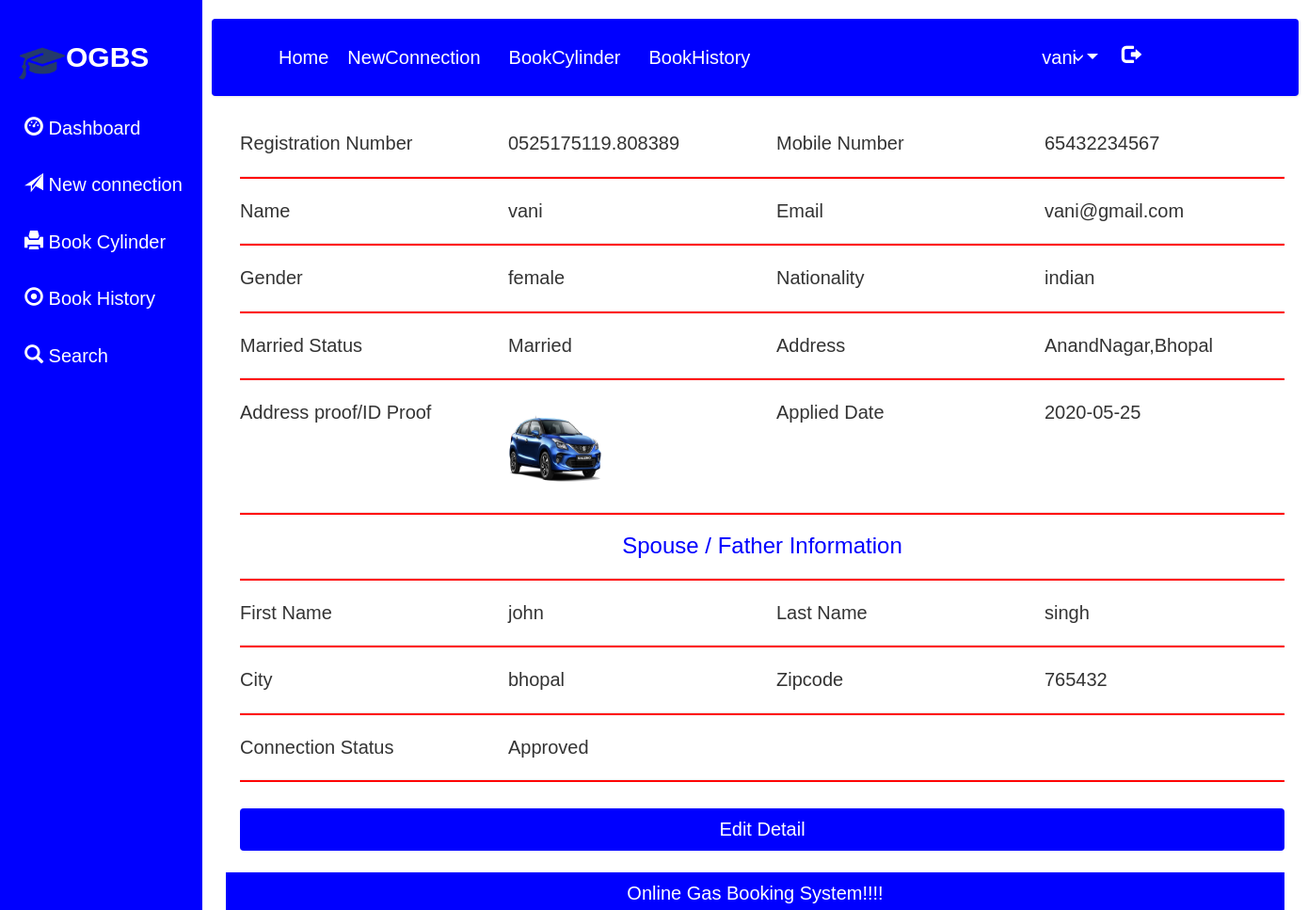
Page /view_connection (signed in) on the committed database.
### gasbooking/models.py (models this page shows, shortened)
class Newconnection(models.Model):
    user=models.ForeignKey(Registration,on_delete=models.CASCADE, null=True)
    gen=models.CharField(max_length=100,null=True)
    nationality=models.CharField(max_length=100,null=True)
    merriedstatus=models.CharField(max_length=100,null=True)
    address=models.CharField(max_length=100,null=True)
    related=models.CharField(max_length=100,null=True)
    fname=models.CharField(max_length=100,null=True)
    lname=models.CharField(max_length=100,null=True)
    city=models.CharField(max_length=100,null=True)
    connection=models.CharField(max_length=100,null=True)
    registration=models.CharField(max_length=100,null=True)
    date=models.CharField(max_length=100,null=True)
    zipcode=models.CharField(max_length=100,null=True)
    img=models.FileField(null=True)
    cost=models.CharField(max_length=100,null=True)
    status=models.CharField(max_length=100,null=True)

class Registration(models.Model):
    user=models.ForeignKey(User,on_delete=models.CASCADE, null=True)
    mobile=models.CharField(max_length=100,null=True)

### gasbooking/views.py (the view)
# urls.py: path('view_connection',View_connection,name='view_connection'),
def View_connection(request):
    if not request.user.is_authenticated:
        return redirect('login')
    user=User.objects.get(id=request.user.id)
    data=Registration.objects.get(user=user)
    data1=Newconnection.objects.filter(user=data)
    d={'data1':data1}
    return render(request,'view_connection.html',d)

### gasbooking/templates/view_connection.html (shortened to what this page needs)
{% extends 'user_nav.html' %}
{% load static %}
{% block body %}
<link rel="stylesheet" href="https://use.fontawesome.com/releases/v5.7.0/css/all.css">
<div class="container">
    <div class="row">
        <div class="col-md-3">
            Registration Number
        </div>
        {% for i in data1 %}
        <div class="col-md-3">
            {{i.registration}}
        </div>
        {% endfor %}
         <div class="col-md-3">
            Mobile Number
        </div>
        {% for i in data1 %}
        <div class="col-md-3">
            {{i.user.mobile}}
        </div>
        {% endfor %}
    </div>
    <hr style="background-color:red;height:2px;color:red">
    <div class="row">
        <div class="col-md-3">
            Name
        </div>
        <div class="col-md-3">
            {{request.user.username}}
        </div>
         <div class="col-md-3">
           Email
        </div>
        <div class="col-md-3">
            {{request.user.email}}
        </div>
</div>
    <hr style="background-color:red;height:2px;color:red">
     <div class="row">
        <div class="col-md-3">
          Gender
        </div>
        {% for i in data1 %}
        <div class="col-md-3">
            {{i.gen}}
        </div>
        {% endfor %}
        <div class="col-md-3">
          Nationality
        </div>
        {% for i in data1 %}
        <div class="col-md-3">
            {{i.nationality}}
        </div>
	{% endfor %}
</div>
    <hr style="background-color:red;height:2px;color:red">
     <div class="row">
        <div class="col-md-3">
           Married Status
        </div>
        {% for i in data1 %}
        <div class="col-md-3">
            {{i.merriedstatus}}
        </div>
        {% endfor %}
        <div class="col-md-3">
          Address
        </div>
        {% for i in data1 %}
        <div class="col-md-3">
            {{i.address}}
        </div>
	{% endfor %}
</div>
    <hr style="background-color:red;height:2px;color:red">
<div class="row">
        <div class="col-md-3">
         Address proof/ID Proof
        </div>
        {% for i in data1 %}
        <div class="col-md-3">
           <img src="{{i.img.url}}" style="width:100px;height:100px">
        </div>
        {% endfor %}
        <div class="col-md-3">
          Applied Date
        </div>
        {% for i in data1 %}
        <div class="col-md-3">
            {{i.date}}
        </div>
	{% endfor %}
</div>
    <hr style="background-color:red;height:2px;color:red">
<h3 style="color:Blue;font-size:5px bold" align="center"> Spouse / Father Information</h3>
       <hr style="background-color:red;height:2px;color:red">
  <div class="row">
        <div class="col-md-3">
        First Name
        </div>
        {% for i in data1 %}
        <div class="col-md-3">
            {{i.fname}}
        </div>
        {% endfor %}
        <div class="col-md-3">
          Last Name
        </div>
        {% for i in data1 %}
        <div class="col-md-3">
            {{i.lname}}
        </div>
	{% endfor %}
</div>
    <hr style="background-color:red;height:2px;color:red">
  <div class="row">
        <div class="col-md-3">
       City
        </div>
        {% for i in data1 %}
        <div class="col-md-3">
            {{i.city}}
        </div>
        {% endfor %}
        <div class="col-md-3">
        Zipcode
        </div>
        {% for i in data1 %}
        <div class="col-md-3">
            {{i.zipcode}}
        </div>
	{% endfor %}
</div>
    <hr style="background-color:red;height:2px;color:red">
  <div class="row">
        <div class="col-md-3">
      Connection Status
        </div>
        {% for i in data1 %}
        <div class="col-md-3">
            {{i.connection}}
        </div>
        {% endfor %}
  </div>
       <hr style="background-color:red;height:2px;color:red">
          <button  style="background-color:blue" > <a href="{% url 'edit_connection' %}" style="color:white">Edit Detail</a></button>
</div>
<div class="footer" align="center" style=" margin-top:15px; background-color:blue; height:40px;color:white; padding:8px;">
    Online Gas Booking System!!!!
</div>
{% endblock %}

### gasbooking/templates/user_nav.html (shortened to what this page needs)
<!DOCTYPE html>
{% load static %}
<html>
<head>
<link rel="stylesheet" href="https://cdnjs.cloudflare.com/ajax/libs/font-awesome/4.7.0/css/font-awesome.min.css">
<link rel="stylesheet" href="https://stackpath.bootstrapcdn.com/bootstrap/4.5.0/css/bootstrap.min.css">
   <link href="static/style.css" rel="stylesheet" type="text/css" media="all"/>
        <link rel="stylesheet" href="static/style4.css">
        <link rel="stylesheet" href="https://cdnjs.cloudflare.com/ajax/libs/font-awesome/4.7.0/css/font-awesome.min.css">
        <link rel="stylesheet" href="https://maxcdn.bootstrapcdn.com/bootstrap/3.3.7/css/bootstrap.min.css">
  <link rel = stylesheet href = "//cdn.datatables.net/1.10.19/css/jquery.dataTables.min.css">
</head>
<body>
<div class="sidenav">
    <div style="padding:20px">
    <img src="{% static 'image/logo.png' %}" style="width:50px;color:white"><span style="font-weight:bold;color:white;font-size:30px">OGBS</span>
  </div>
    <a href="{% url 'user_home' %}">  <i class="glyphicon glyphicon-dashboard" style="color:white"></i> Dashboard</a>
  <a href="{% url 'newconnection' %}">   <i class="glyphicon glyphicon-send" style="color:white"></i> New connection</a>
  <a href="{% url 'bookcylinder' %}">  <i class="glyphicon glyphicon-print" style="color:white"></i>  Book Cylinder</a>
  <a href="{% url 'view_booking' %}">  <i class="glyphicon glyphicon-record" style="color:white"></i>  Book History</a>
  <a href="{% url 'search_booking' %}">  <i class="glyphicon glyphicon-search" style="color:white"></i> Search</a>
</div>
<div class="main" style="margin-left:215px">
  <nav class="navbar navbar-expand-lg navbar-light" style="background-color:blue;color:white">
  <a class="navbar-brand" href="#" style="color:white"></a>
  <div class="collapse navbar-collapse" id="navbarNavdropdown">
    <ul class="navbar-nav">
      <li class="nav-item">
        <a class="nav-link" href="{% url 'user_home' %}" style="color:white">Home <span class="sr-only">(current)</span></a>
      </li>
      <li class="nav-item">
        <a class="nav-link" href="{% url 'newconnection' %}" style="color:white;margin-left:10px">NewConnection</a>
      </li>
      <li class="nav-item">
        <a class="nav-link" href="{% url 'bookcylinder' %}" style="color:white;margin-left:20px">BookCylinder</a>
      </li>
        <li class="nav-item">
        <a class="nav-link" href="{% url 'view_booking' %}" style="color:white;margin-left:20px">BookHistory</a>
      </li>
      <li class="nav-item dropdown">
        <a class="nav-link dropdown-toggle" style="color:white;margin-left:300px; href="#" id="navbardropdownMenuLink" role="button" data-toggle="dropdown" aria-haspopup="true" aria-expanded="false">
          {{request.user.username}}
        </a>
      </li>
        <li><a href="{% url 'logout_user' %}" style="color:white">  <i style="color:white;margin-left:20px;font-size:20px;margin-top:10px" class="glyphicon glyphicon-log-out"></i> </a></li>
    </ul>
  </div>
</nav>
    <div class="container-fluid">
    {% block body %}
    {% endblock %}
</div>
  </div>
</body>
</html>

### gasbooking/static/style.css (style rules this page uses)
html,body,div,span,applet,object,iframe,h1,h2,h3,h4,h5,h6,p,blockquote,pre,a,abbr,acronym,address,big,cite,code,del,dfn,em,img,ins,kbd,q,s,samp,small,strike,strong,sub,sup,tt,var,b,u,i,dl,dt,dd,ol,nav ul,nav li,fieldset,form,label,legend,table,caption,tbody,tfoot,thead,tr,th,td,article,aside,canvas,details,embed,figure,figcaption,footer,header,hgroup,menu,nav,output,ruby,section,summary,time,mark,audio,video { margin:0;padding:0;border:0;font-size:100%;font:inherit;vertical-align:baseline; }
article, aside, details, figcaption, figure,footer, header, hgroup, menu, nav, section { display: block; }
ol,ul { list-style:none;margin:0px;padding:0px; }
a { text-decoration:none; }
img { max-width:100%; }
.row { margin: 0.8em 0; }

### gasbooking/static/style4.css (style rules this page uses)
body { font-family: 'Poppins', sans-serif; background: #fafafa; }
a, a:hover, a:focus { color: inherit; text-decoration: none; transition: all 0.3s; }
.navbar { padding: 15px 10px; background: #fff; border: none; border-radius: 0; margin-bottom: 40px; box-shadow: 1px 1px 3px rgba(0, 0, 0, 0.1); }
i, span { display: inline-block; }
a[aria-expanded="false"]::before, a[aria-expanded="true"]::before { content: '\e259'; display: block; position: absolute; right: 20px; font-family: 'Glyphicons Halflings'; font-size: 0.6em; }

### gasbooking/templates/user_nav.html (style rules this page uses)
body { font-family: "Lato", sans-serif; }
.sidenav { height: 100%; width: 215px; position: fixed; z-index: 1; top: 0; left: 0; color:white; background-color:blue; overflow-x: hidden; padding-top: 20px; }
.sidenav a, .dropdown1-btn { padding: 16px 18px 16px 26px; text-decoration: none; font-size: 20px; color: white; display: block; border: none; background: none; width: 100%; text-align: left; cursor: pointer; outline: none; }
.main { margin-left: 200px; font-size: 20px; padding: 0px 10px; }
body { margin:0;font-family:Arial }
.dropdown { float:right; }

### gasbooking/templates/view_connection.html (style rules this page uses)
button { width: 100%; background-color: #4CAF50; color: white; padding: 8px 20px; margin: 8px 0; border: none; border-radius: 4px; cursor: pointer; }

### rows in the picture
Newconnection: registration "0525175119.808389", user.mobile "65432234567", gen "female", nationality "indian", merriedstatus "Married", address "AnandNagar,Bhopal", img (picture), date "2020-05-25", fname "john", lname "singh", city "bhopal", zipcode "765432", connection "Approved"

### other values in the picture
{{ request.user.username }} "vani"
{{ request.user.email }} "vani@gmail.com"
